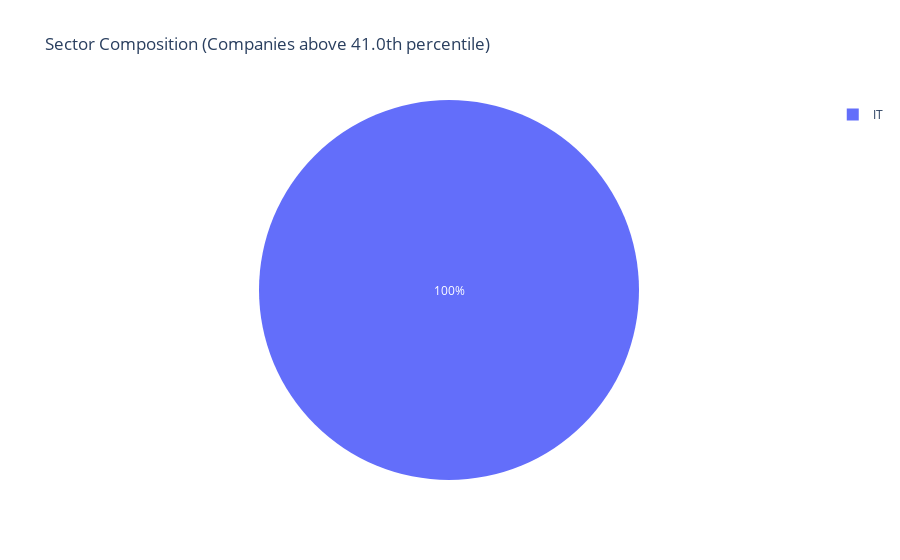
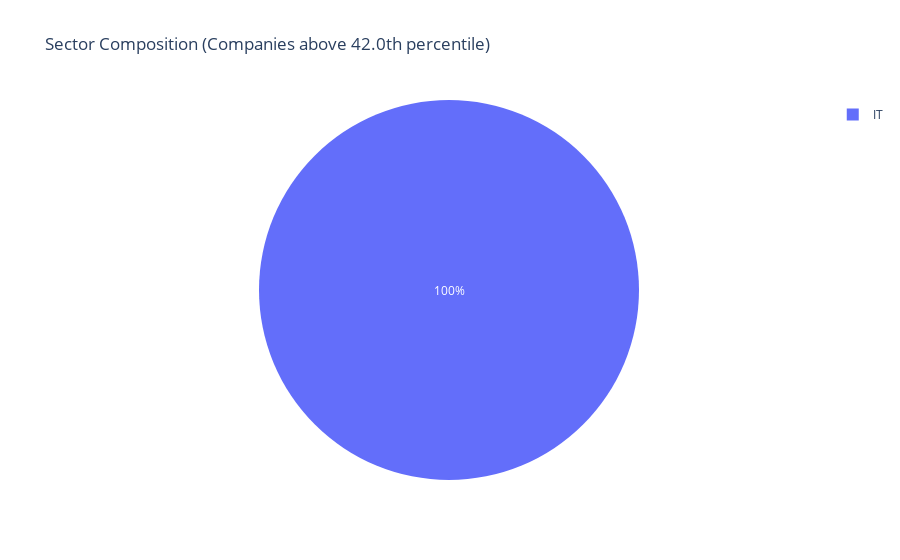
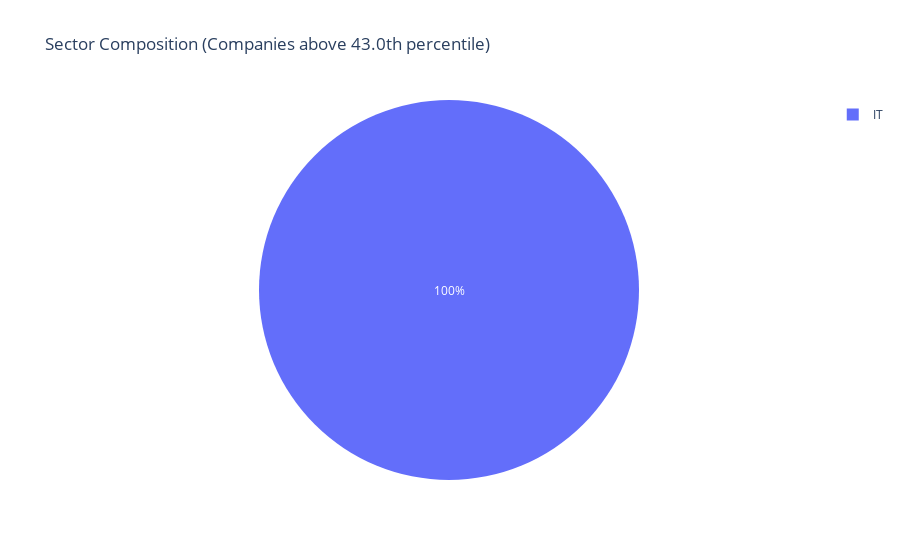
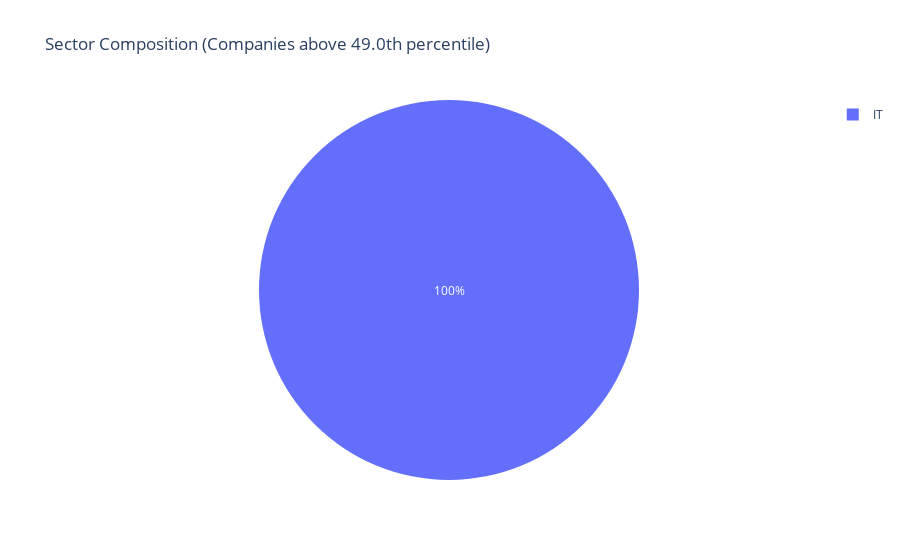

These figures' notebook cell, in order:
### Code cell
# Create output widget for displaying results
percentile_output = Output()

# Create percentile slider
percentile_slider = FloatSlider(
    value=50,
    min=0,
    max=100,
    step=1,
    description='Percentile Threshold:',
    style={'description_width': 'initial'}
)

def on_percentile_change(change):
    with percentile_output:
        percentile_output.clear_output()
        
        # Calculate threshold value
        threshold = df['Composite_Score'].quantile(change['new'] / 100)
        
        # Filter dataframe
        global df_sl
        df_sl = df[df['Composite_Score'] >= threshold].copy()
        
        # Display number of companies
        print(f"Number of companies above {change['new']}th percentile: {len(df_sl)}")
        
        # Create sector composition pie chart
        sector_counts = df_sl['sector'].value_counts()
        fig = px.pie(values=sector_counts.values, 
                    names=sector_counts.index,
                    title=f'Sector Composition (Companies above {change["new"]}th percentile)')
        fig.show()
        
        # Display filtered dataframe
        print("\nTop filtered Companies:")
        display(df_sl.iloc[:10])

# Link the slider to the update function
percentile_slider.observe(on_percentile_change, names='value')

# Display widgets
display(percentile_slider)
display(percentile_output)

# Trigger initial update
on_percentile_change({'new': percentile_slider.value})

### Figure 1 — Plotly figure (JSON) as saved in the notebook; plotly's stock layout.template omitted (floating-point values rounded to 4 significant figures)
{"data": [{"domain": {"x": [0, 1], "y": [0, 1]}, "hovertemplate": "label=%{label}<br>value=%{value}<extra></extra>", "labels": ["IT"], "legendgroup": "", "name": "", "showlegend": true, "type": "pie", "values": [2]}], "layout": {"legend": {"tracegroupgap": 0}, "title": {"text": "Sector Composition (Companies above 41.0th percentile)"}}}

### Figure 2 — Plotly figure (JSON) as saved in the notebook; plotly's stock layout.template omitted (floating-point values rounded to 4 significant figures)
{"data": [{"domain": {"x": [0, 1], "y": [0, 1]}, "hovertemplate": "label=%{label}<br>value=%{value}<extra></extra>", "labels": ["IT"], "legendgroup": "", "name": "", "showlegend": true, "type": "pie", "values": [2]}], "layout": {"legend": {"tracegroupgap": 0}, "title": {"text": "Sector Composition (Companies above 42.0th percentile)"}}}

### Figure 3 — Plotly figure (JSON) as saved in the notebook; plotly's stock layout.template omitted (floating-point values rounded to 4 significant figures)
{"data": [{"domain": {"x": [0, 1], "y": [0, 1]}, "hovertemplate": "label=%{label}<br>value=%{value}<extra></extra>", "labels": ["IT"], "legendgroup": "", "name": "", "showlegend": true, "type": "pie", "values": [2]}], "layout": {"legend": {"tracegroupgap": 0}, "title": {"text": "Sector Composition (Companies above 43.0th percentile)"}}}

### Figure 4 — Plotly figure (JSON) as saved in the notebook; plotly's stock layout.template omitted (floating-point values rounded to 4 significant figures)
{"data": [{"domain": {"x": [0, 1], "y": [0, 1]}, "hovertemplate": "label=%{label}<br>value=%{value}<extra></extra>", "labels": ["IT"], "legendgroup": "", "name": "", "showlegend": true, "type": "pie", "values": [2]}], "layout": {"legend": {"tracegroupgap": 0}, "title": {"text": "Sector Composition (Companies above 49.0th percentile)"}}}
